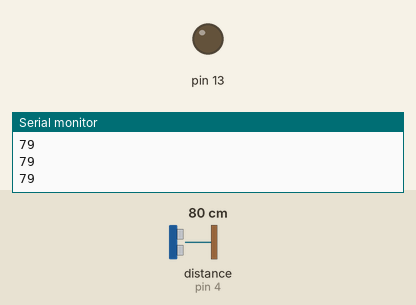
Recording of a sketch running on a simulated Arduino Uno, built with avr-gcc and run on an emulated ATmega328P. On the bench: output pins drawn as LEDs (lit = HIGH), the last lines printed to the serial monitor. Wiring (inferred from the names in the program): ultrasonic range finder: trigger pin 3; echo pin 4. The test bench sets the inputs (shaded band); at power-on: distance to the obstacle (sensor on pin 4) 80 cm. The echo pulse lasts 58.3 µs per cm; pins used as bus, display or sensor lines are not drawn.

Above: at 1.2 s.
1.3 s: distance to the obstacle (sensor on pin 4) set to 55 cm
2.8 s: distance to the obstacle (sensor on pin 4) set to 48 cm
At 3.2 s:
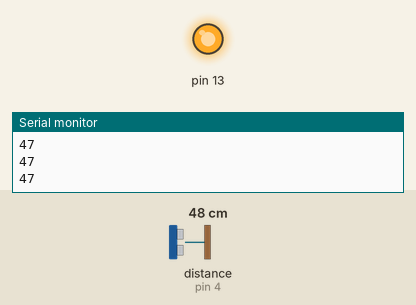
4.3 s: distance to the obstacle (sensor on pin 4) set to 60 cm
At 5.5 s:
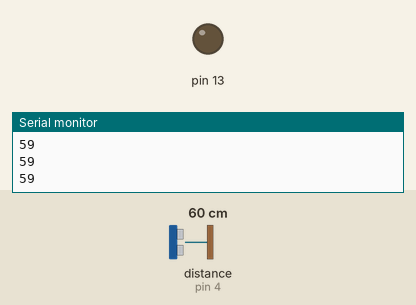
5.8 s: distance to the obstacle (sensor on pin 4) set to 2 cm
At 7.2 s:
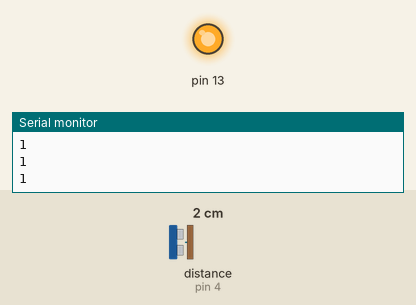
Timing chart, 0 to 8.3 s (numbered marks = the images above; inputs shaded):
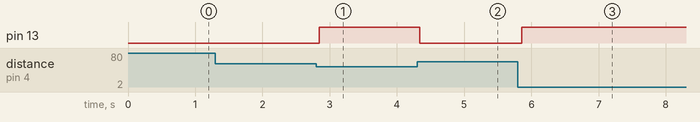

Measured:
- the behaviour switches between 51 and 50 cm on distance to the obstacle (sensor on pin 4) (found by bisection; images 0 and 1)
- after the input at 2.8 s, pin 13: LOW → HIGH at once
- after the input at 4.3 s, pin 13: HIGH → LOW at once
- after the input at 5.8 s, pin 13: LOW → HIGH after 0.05 s

The sketch:

pinger.ino
```cpp
// Arduino Pins for HC-SR04 distance sensor (using analog 4 and 5 as digital)
#define PINGTRIGGER 3
#define PINGRETURN  4

void setup() {

  Serial.begin(9600);
  // put your setup code here, to run once:
  pinMode(PINGTRIGGER, OUTPUT);
  pinMode(PINGRETURN, INPUT);
  pinMode(13, OUTPUT);
}

int distance = 1000;

void loop() {
  // put your main code here, to run repeatedly:
  distance = ping_distance();
  Serial.println(distance);
  if (distance < 50) {
      digitalWrite(13, HIGH);
  } else {
    digitalWrite(13, LOW);
  }
  delay(50);
}

long ping_distance() {
  long duration, distance;
  digitalWrite(PINGTRIGGER, LOW);  // Added this line
  delayMicroseconds(2); // Added this line
  digitalWrite(PINGTRIGGER, HIGH);
  delayMicroseconds(10); // Added this line
  digitalWrite(PINGTRIGGER, LOW);
  duration = pulseIn(PINGRETURN, HIGH);
  distance = (duration/2) / 29.1;
  return distance;
}
```
